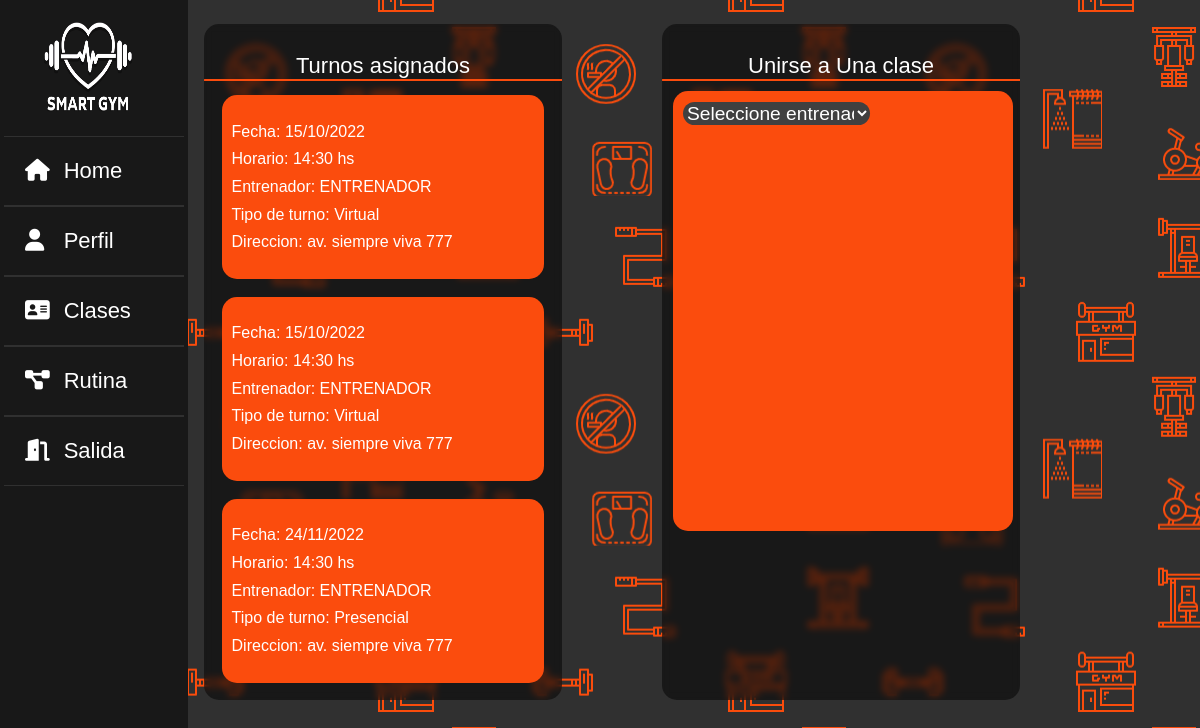
The app's page /vistas/turnosc.php (signed in) with its own data.
### tables this page shows
CREATE TABLE `clases_clientes` (
  `idclase` int(11) NOT NULL,
  `usuario` int(30) NOT NULL,
  `ai_id` int(11) NOT NULL
);

CREATE TABLE `clases` (
  `idclase` int(11) NOT NULL,
  `entrenador` varchar(22) NOT NULL,
  `modalidad` varchar(22) NOT NULL,
  `fecha` varchar(22) NOT NULL,
  `hora` varchar(22) NOT NULL,
  `cupos` int(22) NOT NULL,
  `estado` int(5) NOT NULL
);

### vistas/turnosc.php (the view, shortened to what this page needs)
<?php
$conex = conectar();
$nusuario = $_SESSION['usuario'];
$sql = "SELECT * FROM datos WHERE usuario='$nusuario'";
$query = mysqli_query($conex, $sql);
$row = mysqli_fetch_array($query);
$idrol = $row['id_rol'];
$idusuario = $row['idusuario'];
?>
<!DOCTYPE html>
<html lang="es">
<head>
    <link rel="stylesheet" type="text/css" href="../css/EstiloHomes.css">
    <link rel="stylesheet" type="text/css" href="../css/estiloturnos.css">
    <link rel="stylesheet" type="text/css" href="../css/EstiloGeneral.css">
    <link rel="stylesheet" href="https://cdnjs.cloudflare.com/ajax/libs/font-awesome/4.7.0/css/font-awesome.min.css">
</head>
<?php
switch ($idrol) {
    case 0:
        include("sidebars/sidebarc.php");
        break;
}
?>
<body>
    <div class="main_contentt">
        <div class="cont-turnos-asignados" id="divsb">
            <div class="header" >
                <P>Turnos asignados</P>
            </div>
            <?php
            $sqlclasesasignadas = "SELECT clases_clientes.idclase, clases_clientes.usuario, clases.entrenador, clases.modalidad, clases.fecha, clases.hora FROM clases INNER JOIN clases_clientes ON clases.idclase = clases_clientes.idclase WHERE usuario = '$idusuario'";
            $queryclasesasignadas = mysqli_query($conex, $sqlclasesasignadas);
            while ($rowclasesasignadas = mysqli_fetch_array($queryclasesasignadas)) {
            ?>
                <div class="turno-a">
                    <br>
                    <p> Fecha: <?php echo $rowclasesasignadas['fecha']; ?></p>
                    <p> Horario: <?php echo $rowclasesasignadas['hora']; ?></p>
                    <p> Entrenador: <?php echo $rowclasesasignadas['entrenador']; ?></p>
                    <p> Tipo de turno: <?php echo $rowclasesasignadas['modalidad']; ?></p>
                    <p> Direccion: av. siempre viva 777</p>
                    <br>
                </div>
            <?php
            } ?>
        </div>
        <div class="cont-calendario-seleccionar" id="divsb" >
            <div class="header2">
                <P>Unirse a Una clase</P>
            </div>
            <form class="cform" role="form" name="nD" id="nD" method="post">
                <select class="s-t" name="s-e" onchange="enviar(this.form)">
                    <option value=""> Seleccione entrenador </option>
                </select>
            </form>
        </div>
    </div>
</body>
</html>

### css/EstiloHomes.css (style rules this page uses)
:root { --color-letra: #fff; --color-fondos: #fb4c0d; --color-fondo-html: #020202; --color-fondosn: #181818; --color-fondobotones: #252525; --color-bordes: #303030; }
* { margin: 0%; padding: 0%; font-family: "Poppins", sans-serif; }
.main_contentt { width: 68%; margin-top: 2%; margin-left: 17%; display: grid; grid-template-columns: repeat(2, 2fr); grid-template-rows: 2fr; grid-column-gap: 100px; }
.cont-turnos-asignados { grid-area: 1 / 1 / 2 / 2; }
.cont-calendario-seleccionar { grid-area: 1 / 2 / 2 / 3; }
.cont-calendario-seleccionar { min-height: 35vh; }

### css/estiloturnos.css (style rules this page uses)
:root { --color-letra: #fff; --color-fondos: #fb4c0d; --color-fondo-html:#020202; --color-fondosn:#181818; --color-fondobotones: #252525; --color-bordes: #303030; --color-dias-no: #808080; }
* { margin: 0%; padding: 0%; font-family: "Poppins", sans-serif; }
html { background-image: url("../img/fondo_icon.png"); }
.header { position: relative; height: fit-content; width: 100%; border-top: none; border-bottom: 2px solid var(--color-fondos); border-right: none; border-left: none; border-top-right-radius: 0%; border-top-left-radius: 30px; border-bottom-right-radius: 0%; border-bottom-left-radius: 0px; text-align: center; }
.header p { margin-top: 8%; color: var(--color-letra); font-size: 22px; }
.turno-a { position: relative; height: fit-content; width: 90%; margin-top: 4%; margin-left: 5%; margin-bottom: 5%; border: none; border-radius: 15px; background: var(--color-fondos); }
.turno-a p { margin: 3%; color: var(--color-letra); }
.header2 { position: relative; height: fit-content; width: 100%; border-top: none; border-bottom: 2px solid var(--color-fondos); border-right: none; border-left: none; border-top-right-radius: 0%; border-top-left-radius: 30px; border-bottom-right-radius: 0%; border-bottom-left-radius: 0px; text-align: center; }
.header2 p { margin-top: 8%; color: var(--color-letra); font-size: 22px; }
.cform { position: relative; height: 65%; width: 95%; margin: 3%; border-radius: 15px; background:#fb4c0d ; }
.s-t { position: relative; max-height: 4vh; max-width: 55%; margin: 3%; text-align: center; background: #404040; color: var(--color-letra); border-radius: 15px; transition: 1.2s; border: none; cursor:pointer; font-size: 1.2rem; }

### css/EstiloGeneral.css (style rules this page uses)
* { margin: 0%; padding: 0%; }
html { background-image: url("../img/fondo_icon.png"); }
body { background-image: url("../img/fondo_icon.png"); }
#divsb { border-radius: 15px; background: rgba(0, 0, 0, 0.5); backdrop-filter: blur(3.5px); -webkit-backdrop-filter: blur(3.5px); }

### css/EstiloSidebar.css (style rules this page uses)
* { margin: 0%; padding: 0%; font-family: "Poppins", sans-serif; }

### records on screen
clases_clientes: idclase.fecha "15/10/2022", idclase.hora "14:30 hs", idclase.entrenador "ENTRENADOR", idclase.modalidad "Virtual"
clases_clientes: idclase.fecha "15/10/2022", idclase.hora "14:30 hs", idclase.entrenador "ENTRENADOR", idclase.modalidad "Virtual"
clases_clientes: idclase.fecha "24/11/2022", idclase.hora "14:30 hs", idclase.entrenador "ENTRENADOR", idclase.modalidad "Presencial"
